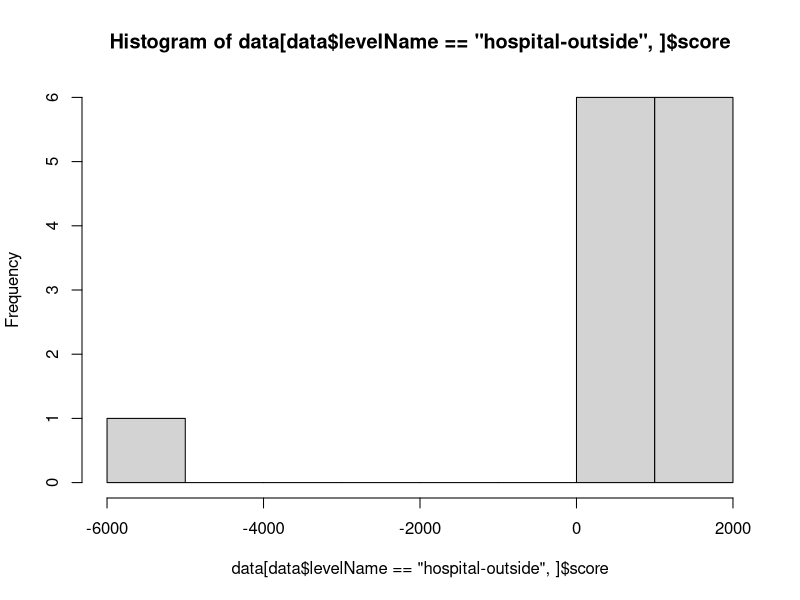
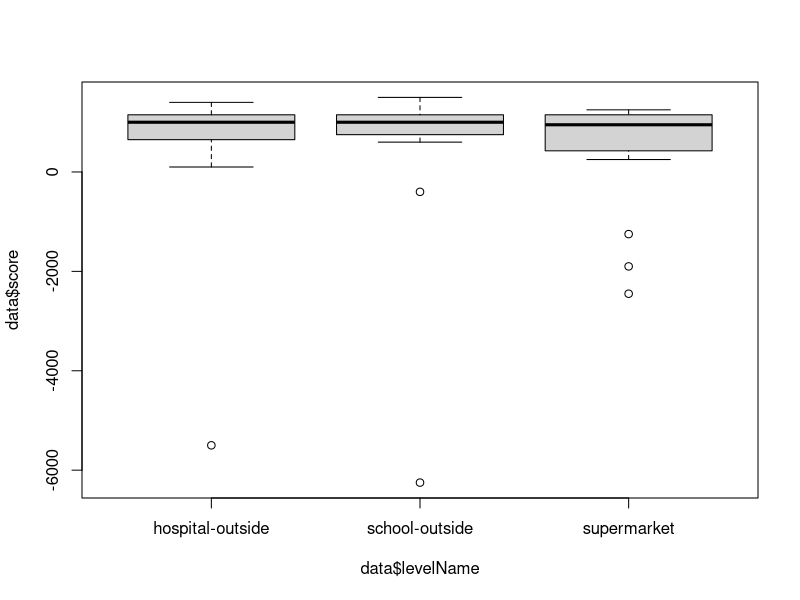
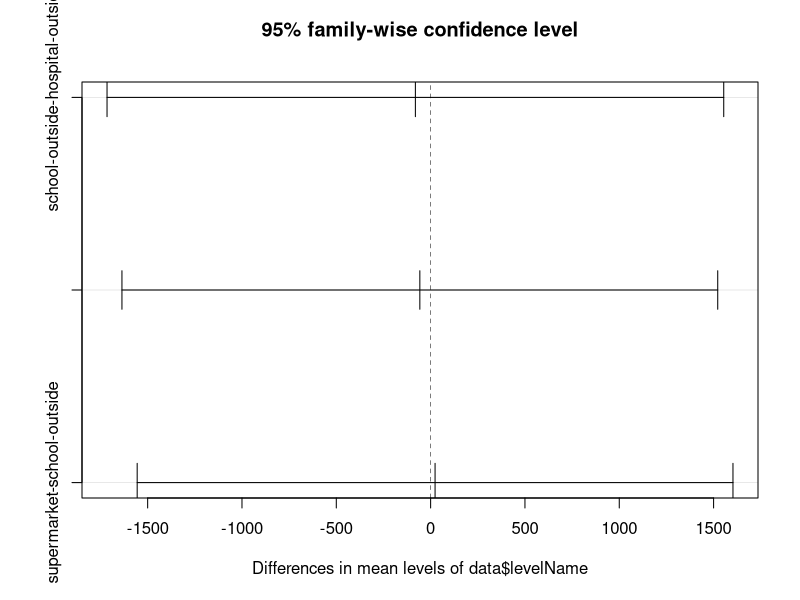

The R script that drew these images, in order:
data = read.csv2("data.csv")

hist(data[data$levelName == "hospital-outside",]$score)

boxplot(data$score ~ data$levelName)

aov.res = aov(data$score ~ data$levelName)
summary(aov.res)

tukey.res = TukeyHSD(aov.res)
plot(tukey.res)
